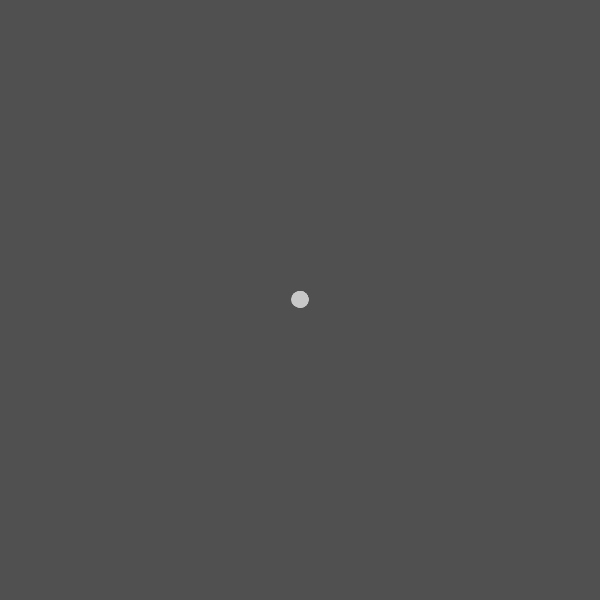
Frame 1 (no input)
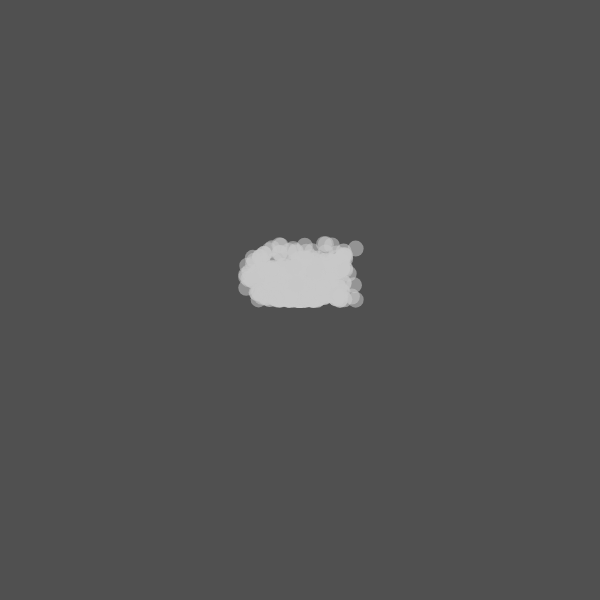
Frame 60 (no input)
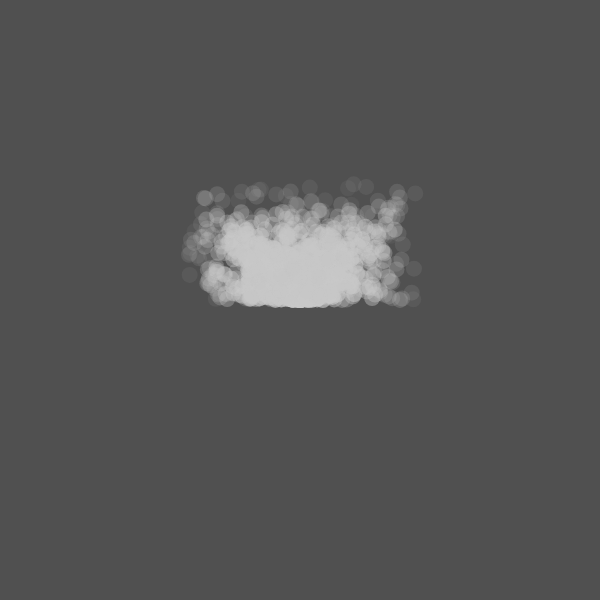
Frame 120 (the mouse pressed at the canvas centre since frame 60)

The p5.js sketch that drew these frames (run headless with seeded random() and noise() and a simulated clock; from frame 60 on, the mouse is pressed at the canvas centre):

// p5.js sketch
// ── sketch.js
let particle = [];
var quantity;

function setup() {
    createCanvas(600, 600);
    quantity = createSlider(0, 20, 10, 1);
}

function draw() {
    background(80);
    for (var i = 0; i < quantity.value(); i++) {
        let p = new Particle();
        particle.push(p);
    }
    for (let i = particle.length - 1; i >= 0; i--) {
        particle[i].update();
        particle[i].show();
        if (particle[i].alpha < 0){
            particle.splice(i, 1);
        }
    }
}

class Particle {

    constructor() {
        this.x = 300;
        this.y = 300;
        this.vx = random(-1, 1);
        this.vy = random(-1, -2);
        this.weigth = 1;
        this.alpha = 255;
    }

    update() {
        this.x += this.vx;
        this.y += this.vy;
        this.y += this.weigth;
        this.alpha -= 2;
    }

    show() {
        noStroke();
        fill(200, this.alpha);
        ellipse(this.x, this.y, 16);
    }

}
